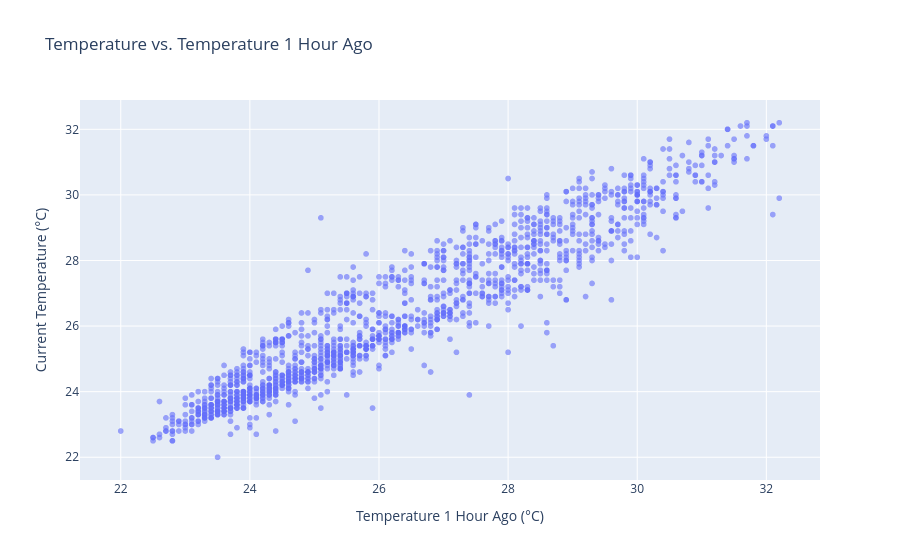

Notebook cell for this chart:
### Markdown cell above
**Plot 4 — Temperature vs. 1-hour-ago temperature.** The strongest single feature. If
points roughly follow a diagonal line, last hour's temperature is a very good predictor.

### Code cell
fig4 = px.scatter(plot_data, x="TEMPERATURE_LAG_1", y=TARGET,
                  title="Temperature vs. Temperature 1 Hour Ago", opacity=0.6)
fig4.update_layout(xaxis_title="Temperature 1 Hour Ago (°C)", yaxis_title="Current Temperature (°C)")
fig4.show()

### Figure 1 — Plotly figure (JSON) as saved in the notebook; plotly's stock layout.template omitted (floating-point values rounded to 4 significant figures; data arrays with more than 128 entries replaced by an {"elided": "..."} marker saying what was removed)
{"data": [{"hovertemplate": "TEMPERATURE_LAG_1=%{x}<br>TEMPERATURE=%{y}<extra></extra>", "legendgroup": "", "marker": {"color": "#636efa", "opacity": 0.6, "symbol": "circle"}, "mode": "markers", "name": "", "showlegend": false, "type": "scattergl", "x": {"elided": "1461 float values"}, "xaxis": "x", "y": {"elided": "1461 float values"}, "yaxis": "y"}], "layout": {"legend": {"tracegroupgap": 0}, "title": {"text": "Temperature vs. Temperature 1 Hour Ago"}, "xaxis": {"anchor": "y", "domain": [0, 1], "title": {"text": "Temperature 1 Hour Ago (°C)"}}, "yaxis": {"anchor": "x", "domain": [0, 1], "title": {"text": "Current Temperature (°C)"}}}}
